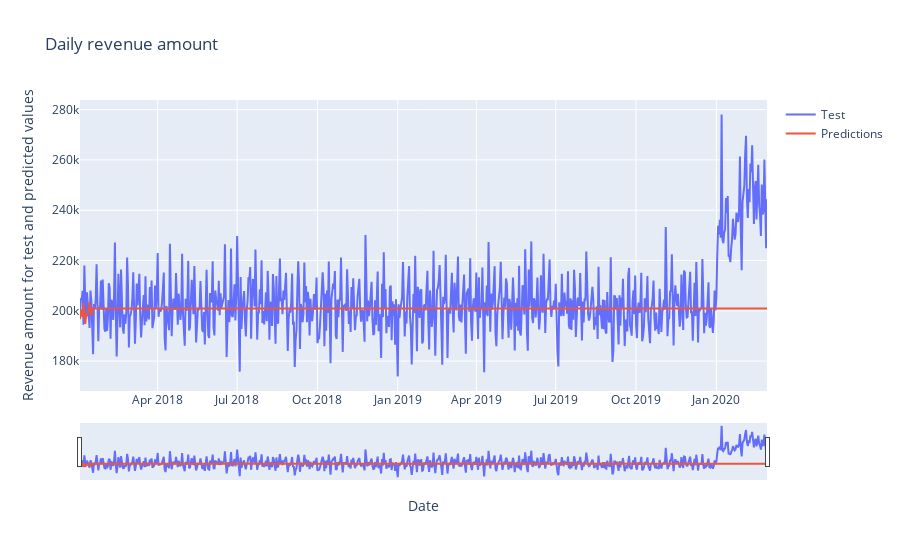

Notebook cell for this chart:
### Code cell
plot_test_predictions(test_df['total_amount'], sarimax_predictions)

### Figure 1 — Plotly figure (JSON) as saved in the notebook; plotly's stock layout.template omitted (floating-point values rounded to 4 significant figures; data arrays with more than 128 entries replaced by an {"elided": "..."} marker saying what was removed)
{"data": [{"mode": "lines", "name": "Test", "type": "scatter", "x": {"elided": "788 str values"}, "y": {"elided": "788 float values"}}, {"mode": "lines", "name": "Predictions", "type": "scatter", "x": {"elided": "788 str values"}, "y": {"elided": "788 float values"}}], "layout": {"title": {"text": "Daily revenue amount"}, "xaxis": {"rangeslider": {"visible": true}, "title": {"text": "Date"}}, "yaxis": {"title": {"text": "Revenue amount for test and predicted values"}}}}
